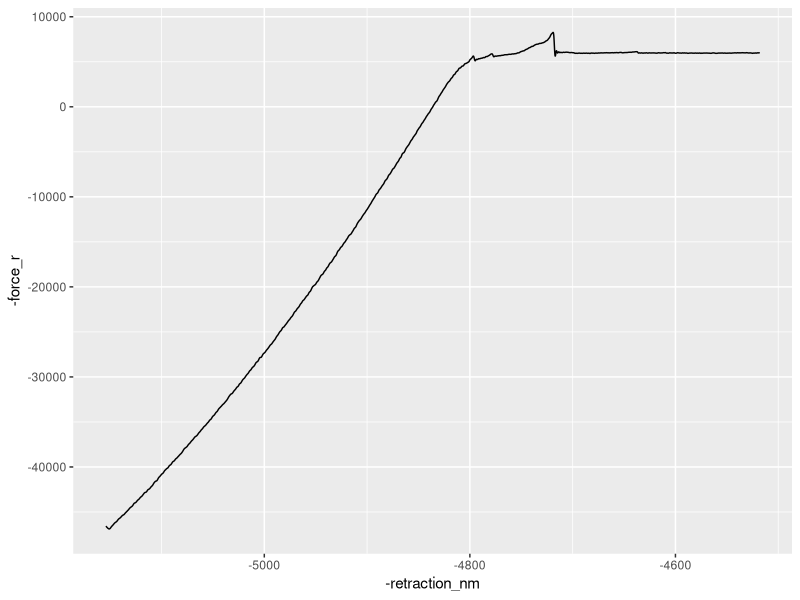
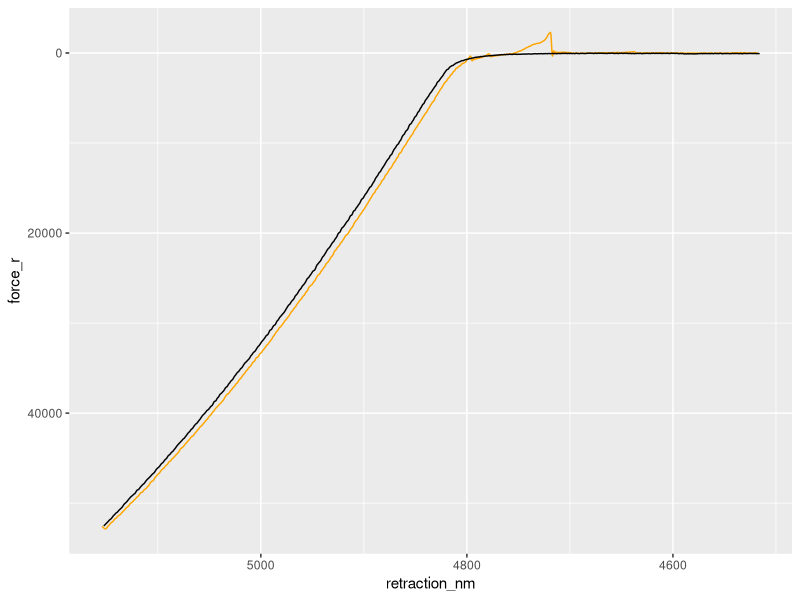
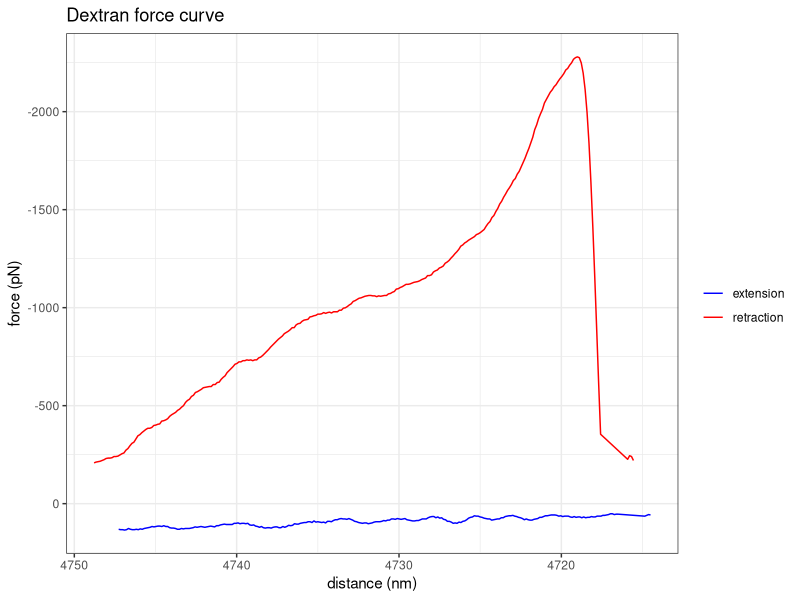

Write the R code that produced these figures, in order.
## ---- chunk 1
#| label: load-packages
#| message: false

library(tidyverse)
library(readr)
AFM_Data1 <- read_csv("AFM_Data1 - Sheet1.csv")
AFM_D1 <- AFM_Data1
## ---- chunk 2
#| label: Graph-first

ggplot(AFM_Data1, aes(x = -retraction_nm, y = -force_r))+
  geom_line()
## ---- chunk 3
#| label: change-data
AFM_D1 = transform(AFM_Data1,force_r = rev(force_r), retraction_nm = rev(retraction_nm))

setpointAFM1 <- AFM_D1 |>
  slice(1:150) |> 
  summarise(mean_force = (mean(force_r)))
setpointAFM1
AFM_D1
## ---- chunk 4
#| label: subtract-mean

AFM_normal <- AFM_D1|>
  mutate(force_r = force_r - setpointAFM1$mean_force)|>
  mutate(force_f = force_f - setpointAFM1$mean_force)
AFM_normal
## ---- chunk 5
#| label: plot-to-see-diff

ggplot(AFM_normal)+
  scale_y_reverse()+
  scale_x_reverse()+
  geom_line(aes(x = retraction_nm, y = force_r), color = "orange")+
  geom_line(aes(x = extension_nm, y = force_f))
## ---- chunk 6
#| label: filter-to-hump

dextran_AFM <- AFM_normal|>
  filter(force_r <= -200)

colss <- c("blue", "red")
exten <- c("extension", "retraction")

ggplot(dextran_AFM)+
  scale_y_reverse()+
  scale_x_reverse()+
  geom_line(aes(x = retraction_nm, y = force_r, color = "red"))+
  geom_line(aes(x = extension_nm, y = force_f, color = "blue"))+
  theme_bw()+
  scale_color_manual(name = "", labels = exten, values = colss)+
  labs(
    title = "Dextran force curve",
    x = "distance (nm)",
    y = "force (pN)",
    )

